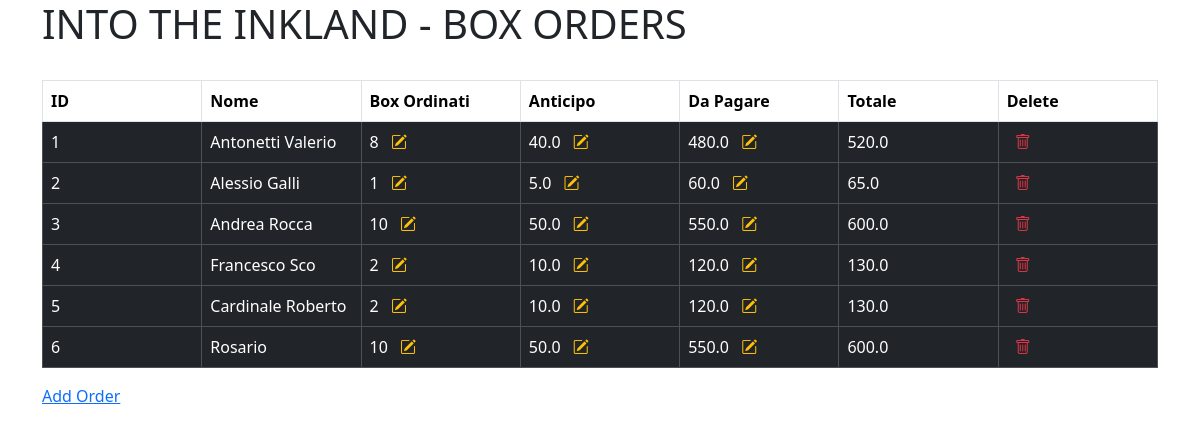
Page /boxrecap on the earlier database version.
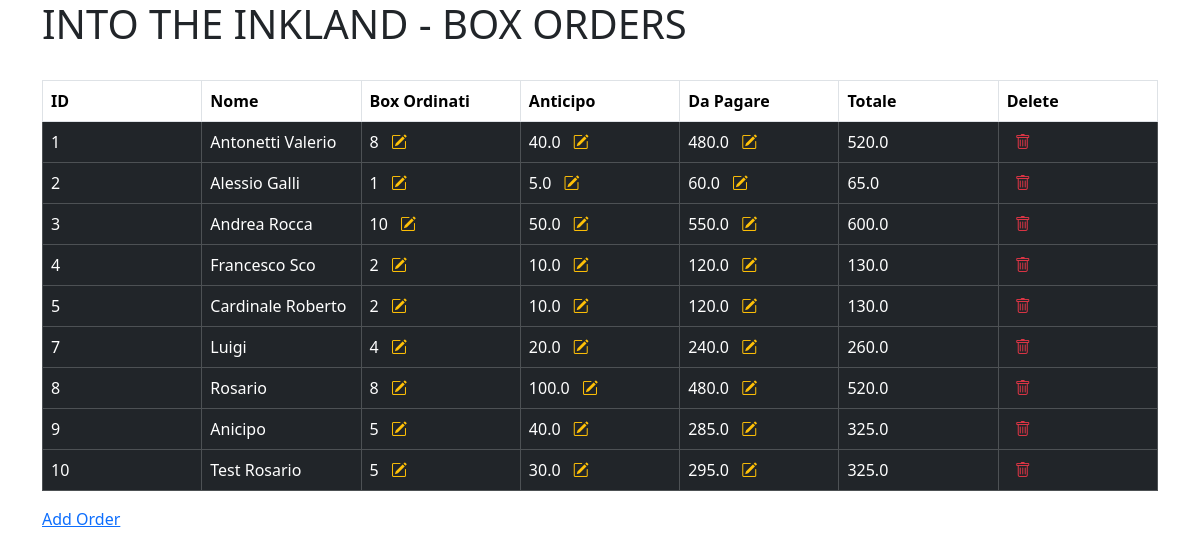
Same page on the later database version.
### db/models.py (models this page shows)
class User(Base):
    __tablename__ = 'users'
    id = Column(Integer, primary_key=True, index=True, autoincrement=True)
    name = Column(String, nullable=False)
    box = Column(Integer, nullable=False)
    payd = Column(Float)
    topay = Column(Float)
    total = Column(Float)

### main.py (the view)
@app.route("/boxrecap", methods=['GET'])
def box_recap():
    if request.method == "GET":
        db: Session = next(get_db())
        users = db.query(User).all()
        return render_template("boxrecap.html", users=users)
    else:
        return "Method not allowed"

### db/session.py (called while the page is built)
def get_db():
    db = SessionLocal()
    try:
        yield db
    finally:
        db.close()

### templates/boxrecap.html (shortened to what this page needs)
<!DOCTYPE html>
{% extends 'base.html' %}
  {% block content %}
  <div class="container">
    <div class="row">
      <div class="col-sm-12">
        <h1>INTO THE INKLAND - BOX ORDERS</h1>
        <br />
        <div class="table-responsive">
          <table class="table table-hover table-bordered">
            <thead>
              <tr>
                <th scope="col" class="col-1" >ID</th>
                <th scope="col" class="col-1">Nome</th>
                <th scope="col" class="col-1">Box Ordinati</th>
                <th scope="col" class="col-1">Anticipo</th>
                <th scope="col" class="col-1">Da Pagare</th>
                <th scope="col" class="col-1">Totale</th>
                <th scope="col" class="col-1">Delete</th>
              </tr>
            </thead>
            <tbody>
              {% for user in users %}
              <tr class="table-dark">
                <td>{{ user.id }}</td>
                <td>{{ user.name }}</td>
                <td>{{ user.box }}
                  <a
                    href="{{ url_for('add_box', user_id=user.id) }}"
                    class="text-warning ms-2"
                    title="Aggiungi box"
                  >
                    <i class="bi bi-pencil-square"></i>
                  </a>
                </td>
                <td>{{ user.payd }}
                  <a
                    href="{{ url_for('deposit', user_id=user.id) }}"
                    class="text-warning ms-2"
                    title="Vai alla pagina di pagamento"
                  >
                    <i class="bi bi-pencil-square"></i>
                  </a>
                </td>
                <td>
                  {{ user.topay }}
                  <a
                    href="{{ url_for('pay', user_id=user.id) }}"
                    class="text-warning ms-2"
                    title="Vai alla pagina di pagamento"
                  >
                    <i class="bi bi-pencil-square"></i>
                  </a>
                </td>
                <td>{{ user.total }}</td>
                <td>
                  <a
                    href="{{ url_for('delete_user', user_id=user.id) }}"
                    class="text-danger ms-2 delete-btn"
                    data-user-id="{{ user.id }}"
                    title="Cancella record"
                  >
                    <i class="bi bi-trash"></i>
                  </a>
                </td>
              </tr>
              {% endfor %}
            </tbody>
          </table>
        </div>
        <p><a href="{{ url_for('add_user') }}">Add Order</a></p>
      </div>
    </div>
  </div>
  {% endblock %}

### templates/base.html (shortened to what this page needs)
<!DOCTYPE html>
<html lang="en">
  <head>
      {{ bootstrap.load_css() }}
      <link href="https://cdn.jsdelivr.net/npm/bootstrap-icons@1.10.5/font/bootstrap-icons.css" rel="stylesheet">
  </head>
  <body>
    {% block content %}{% endblock %}
  </body>
</html>

Differences in the rows shown:
removed User: id "6", name "Rosario", box "10", payd "50.0", topay "550.0", total "600.0"
added User: id "7", name "Luigi", box "4", payd "20.0", topay "240.0", total "260.0"
added User: id "8", name "Rosario", box "8", payd "100.0", topay "480.0", total "520.0"
added User: id "9", name "Anicipo", box "5", payd "40.0", topay "285.0", total "325.0"
added User: id "10", name "Test Rosario", box "5", payd "30.0", topay "295.0", total "325.0"
